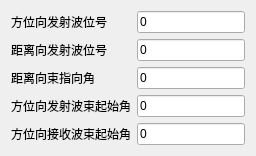
                      <widget class="QWidget" name="tab_43">
                       <attribute name="title">
                        <string>子阵3</string>
                       </attribute>
                       <layout class="QVBoxLayout" name="verticalLayout_17">
                        <item>
                         <layout class="QFormLayout" name="formLayout_37">
                          <item row="0" column="0">
                           <widget class="QLabel" name="label_69">
                            <property name="text">
                             <string>方位向发射波位号</string>
                            </property>
                           </widget>
                          </item>
                          <item row="1" column="0">
                           <widget class="QLabel" name="label_70">
                            <property name="text">
                             <string>距离向发射波位号</string>
                            </property>
                           </widget>
                          </item>
                          <item row="2" column="0">
                           <widget class="QLabel" name="label_71">
                            <property name="text">
                             <string>距离向束指向角</string>
                            </property>
                           </widget>
                          </item>
                          <item row="3" column="0">
                           <widget class="QLabel" name="label_72">
                            <property name="text">
                             <string>方位向发射波束起始角</string>
                            </property>
                           </widget>
                          </item>
                          <item row="4" column="0">
                           <widget class="QLabel" name="label_73">
                            <property name="text">
                             <string>方位向接收波束起始角</string>
                            </property>
                           </widget>
                          </item>
                          <item row="0" column="1">
                           <widget class="QLineEdit" name="lineEdit_position_send3">
                            <property name="text">
                             <string>0</string>
                            </property>
                           </widget>
                          </item>
                          <item row="1" column="1">
                           <widget class="QLineEdit" name="lineEdit_distance_send3">
                            <property name="text">
                             <string>0</string>
                            </property>
                           </widget>
                          </item>
                          <item row="2" column="1">
                           <widget class="QLineEdit" name="lineEdit_distance_B3">
                            <property name="text">
                             <string>0</string>
                            </property>
                           </widget>
                          </item>
                          <item row="3" column="1">
                           <widget class="QLineEdit" name="lineEdit_position_sendBS3">
                            <property name="text">
                             <string>0</string>
                            </property>
                           </widget>
                          </item>
                          <item row="4" column="1">
                           <widget class="QLineEdit" name="lineEdit_position_recvBS3">
                            <property name="text">
                             <string>0</string>
                            </property>
                           </widget>
                          </item>
                         </layout>
                        </item>
                       </layout>
                      </widget>
